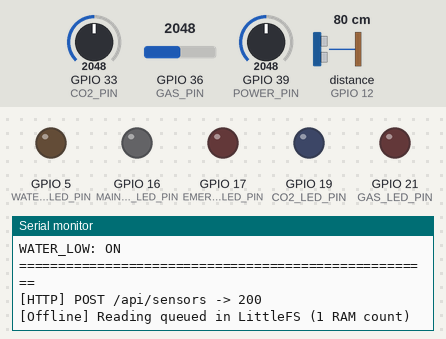
A sketch run on a simulated ESP32. Shown: output pins drawn as LEDs (lit = HIGH), the last lines printed to the serial monitor. Wiring (from diagram.json): ultrasonic range finder: trigger GPIO 13; echo GPIO 12. The test bench sets the inputs (shaded band); at power-on: distance to the obstacle (sensor on GPIO 12) 80 cm, GPIO 39 (POWER_PIN) = 2048, GPIO 36 (GAS_PIN) = 2048, GPIO 33 (CO2_PIN) = 2048. The echo pulse lasts 58.3 µs per cm; WiFi joins after 1.5 s; servers stay silent unless stated; uploads are accepted with an empty reply; storage starts empty; pins used as bus, display or sensor lines are not drawn.

Above: at 4.7 s.
4.8 s: distance to the obstacle (sensor on GPIO 12) set to 2 cm
At 6.05 s:
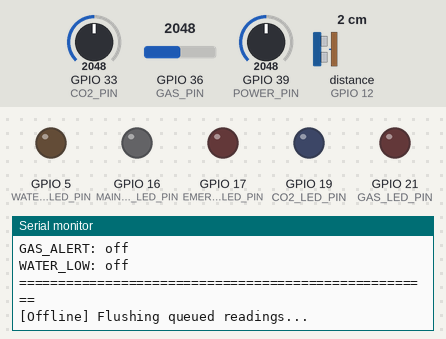
8.0 s: GPIO 39 (POWER_PIN) set to 1228
At 8.72 s:
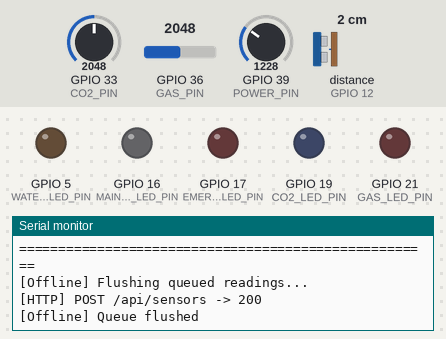
12.3 s: GPIO 36 (GAS_PIN) set to 3972
At 14.3 s:
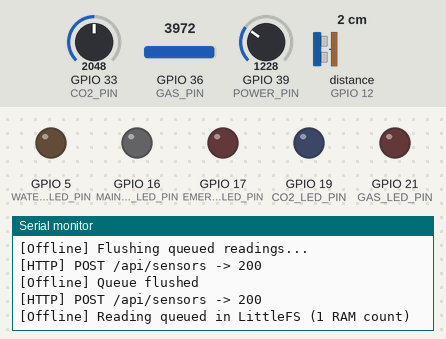
15.5 s: GPIO 33 (CO2_PIN) set to 122
At 15.92 s:
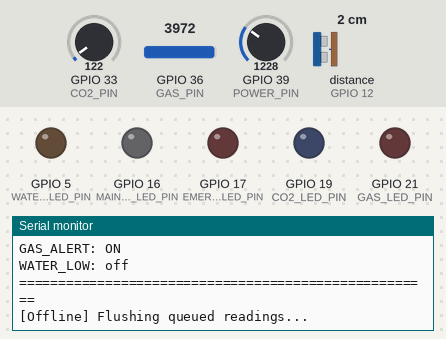

Measured:
- after the input at 4.8 s, the serial monitor: prints a new line after 1.1 s (image 1)
- after the input at 8.0 s, the serial monitor: prints a new line after 0.33 s (image 2)
- after the input at 12.3 s, the serial monitor: prints a new line after 0.96 s (image 3)
- after the input at 15.5 s, the serial monitor: prints a new line after 0.23 s (image 4)

The sketch:

sketch.ino
```cpp
/*
  SeedDown Wokwi Simulation - Commercial Farm Master Node

  This node monitors farm-wide environment only. Zone-level sensors are on Zone Node devices.

  Real components:
  - HC-SR04 farm water reservoir distance: TRIG GPIO13 / ECHO GPIO12

  Simulated sensors:
  - POT2 CO2 Sensor: GPIO33
  - POT3 Power Meter: GPIO39

  Real Wokwi sensors:
  - MQ-2 Gas Sensor AOUT: GPIO36

  Simulated actuators:
  - White LED MAIN_FAN / Main Ventilation Fan: GPIO16
  - Red LED EMERGENCY / Emergency Buzzer: GPIO17
  - Blue LED CO2_LOW: GPIO19
  - Red LED GAS_ALERT: GPIO21
  - Orange LED WATER_LOW: GPIO5

  Goal: Automation First
  Test guide:
  - Raise MQ-2 gas reading       -> GAS_ALERT + EMERGENCY + MAIN_FAN
  - Turn POT2 (CO2) low          -> CO2_LOW + MAIN_FAN
  - Set HC-SR04 distance > 25cm  -> WATER_LOW Orange LED
  - Turn POT3 (Power) high       -> power reading shown in Serial (no LED trigger)
*/

#include <WiFi.h>
#include <HTTPClient.h>
#include <LittleFS.h>

const char* WIFI_SSID = "Wokwi-GUEST";
const char* WIFI_PASSWORD = "";
const char* BACKEND_BASE_URL = "https://nextlevelfarm.onrender.com";
const char* DEVICE_ID = "commercial-farm-master-1";
const char* DEVICE_TOKEN = "sd_demo_commercial_farm_master_1";
const int DEFAULT_INTERVAL_SECONDS = 2;
const char* NODE_TYPE = "farm_master";

// Real sensors
const int TRIG_PIN = 13;
const int ECHO_PIN = 12;

// Simulated analog sensors
const int GAS_PIN = 36;
const int CO2_PIN = 33;
const int POWER_PIN = 39;

// Outputs
const int MAIN_FAN_LED_PIN = 16;
const int EMERGENCY_LED_PIN = 17;
const int CO2_LED_PIN = 19;
const int GAS_LED_PIN = 21;
const int WATER_LOW_LED_PIN = 5;

// These thresholds are set by AI in production based on plant x goal.
const int CO2_MIN_PPM = 800;       // Farm Master + Automation First: minimum farm-wide CO2.
const int GAS_DANGER = 3000;       // Farm Master + Automation First: shared gas emergency threshold.
const float WATER_LOW_CM = 25.0;   // Farm Master + Automation First: reservoir refill warning.
const float POWER_WARN_KWH = 4.0;  // Farm Master + Automation First: energy cost warning level.
int offlineQueueCount = 0;

float readDistanceCm() {
  digitalWrite(TRIG_PIN, LOW);
  delayMicroseconds(2);
  digitalWrite(TRIG_PIN, HIGH);
  delayMicroseconds(10);
  digitalWrite(TRIG_PIN, LOW);
  long duration = pulseIn(ECHO_PIN, HIGH, 30000);
  if (duration == 0) return 999.0;
  return duration / 58.0;
}

int toCO2PPM(int raw) {
  return 400 + (int)((raw / 4095.0) * 4600.0);
}

float toPowerKWh(int raw) {
  return (raw / 4095.0) * 10.0;
}

String statusLabel(bool warning) {
  return warning ? "WARNING" : "OK";
}

bool hasDeviceToken() {
  return strlen(DEVICE_TOKEN) > 0 && String(DEVICE_TOKEN) != "PASTE_DEVICE_TOKEN_HERE";
}

void connectWiFi() {
  if (WiFi.status() == WL_CONNECTED) return;
  Serial.print("[WiFi] Connecting to ");
  Serial.print(WIFI_SSID);
  WiFi.begin(WIFI_SSID, WIFI_PASSWORD);
  unsigned long started = millis();
  while (WiFi.status() != WL_CONNECTED && millis() - started < 8000) {
    delay(250);
    Serial.print(".");
  }
  Serial.println(WiFi.status() == WL_CONNECTED ? " connected" : " offline");
}

String httpPost(String path, String body, bool withToken = true) {
  if (WiFi.status() != WL_CONNECTED) return "";
  HTTPClient http;
  http.begin(String(BACKEND_BASE_URL) + path);
  http.addHeader("Content-Type", "application/json");
  if (withToken && hasDeviceToken()) http.addHeader("x-device-token", DEVICE_TOKEN);
  int status = http.POST(body);
  String response = http.getString();
  Serial.printf("[HTTP] POST %s -> %d\n", path.c_str(), status);
  if (response.length()) Serial.println(response);
  http.end();
  return status > 0 && status < 400 ? response : "";
}

String httpGet(String path, bool withToken = true) {
  if (WiFi.status() != WL_CONNECTED) return "";
  HTTPClient http;
  http.begin(String(BACKEND_BASE_URL) + path);
  if (withToken && hasDeviceToken()) http.addHeader("x-device-token", DEVICE_TOKEN);
  int status = http.GET();
  String response = http.getString();
  Serial.printf("[HTTP] GET %s -> %d\n", path.c_str(), status);
  if (response.length()) Serial.println(response);
  http.end();
  return status > 0 && status < 400 ? response : "";
}

void queueOfflineReading(const String& payload) {
  File file = LittleFS.open("/queue.txt", "a");
  if (!file) {
    Serial.println("[Offline] Could not open LittleFS queue");
    return;
  }
  file.println(payload);
  file.close();
  offlineQueueCount++;
  Serial.printf("[Offline] Reading queued in LittleFS (%d RAM count)\n", offlineQueueCount);
  if (offlineQueueCount % 10 == 0) Serial.println("[Offline] Batch of 10 readings persisted");
}

void flushOfflineQueue() {
  if (WiFi.status() != WL_CONNECTED || !LittleFS.exists("/queue.txt")) return;
  File file = LittleFS.open("/queue.txt", "r");
  if (!file) return;
  Serial.println("[Offline] Flushing queued readings...");
  while (file.available()) {
    String line = file.readStringUntil('\n');
    line.trim();
    if (line.length()) httpPost("/api/sensors", line);
  }
  file.close();
  LittleFS.remove("/queue.txt");
  offlineQueueCount = 0;
  Serial.println("[Offline] Queue flushed");
}

String commandPart(const String& text, int index) {
  int start = 0;
  for (int i = 0; i < index; i++) {
    start = text.indexOf('|', start);
    if (start < 0) return "";
    start++;
  }
  int end = text.indexOf('|', start);
  if (end < 0) end = text.length();
  return text.substring(start, end);
}

void executeCommand(const String& command) {
  bool mainFan = command.indexOf("FAN_ON") >= 0 || command.indexOf("CO2_LOW") >= 0 || command.indexOf("GAS_ALERT") >= 0;
  bool emergency = command.indexOf("BUZZER_ON") >= 0 || command.indexOf("GAS_ALERT") >= 0;
  bool co2 = command.indexOf("CO2_LOW") >= 0;
  bool gas = command.indexOf("GAS_ALERT") >= 0;
  bool waterLow = command.indexOf("BUZZER_ON") >= 0;
  digitalWrite(MAIN_FAN_LED_PIN, mainFan ? HIGH : LOW);
  digitalWrite(EMERGENCY_LED_PIN, emergency ? HIGH : LOW);
  digitalWrite(CO2_LED_PIN, co2 ? HIGH : LOW);
  digitalWrite(GAS_LED_PIN, gas ? HIGH : LOW);
  digitalWrite(WATER_LOW_LED_PIN, waterLow ? HIGH : LOW);
  Serial.printf("[Command] MAIN_FAN=%s EMERGENCY=%s CO2=%s GAS=%s WATER_LOW=%s\n",
    mainFan ? "ON" : "off", emergency ? "ON" : "off", co2 ? "ON" : "off", gas ? "ON" : "off", waterLow ? "ON" : "off");
}

void clearOutputs() {
  digitalWrite(MAIN_FAN_LED_PIN, LOW);
  digitalWrite(EMERGENCY_LED_PIN, LOW);
  digitalWrite(CO2_LED_PIN, LOW);
  digitalWrite(GAS_LED_PIN, LOW);
  digitalWrite(WATER_LOW_LED_PIN, LOW);
}

void pollAndExecuteCommand() {
  String path = String("/api/sensors/command?deviceId=") + DEVICE_ID + "&format=text";
  String response = httpGet(path);
  response.trim();
  if (!response.length()) return;
  String command = commandPart(response, 0);
  String interval = commandPart(response, 1);
  String commandId = commandPart(response, 2);
  Serial.printf("[Command] Received: %s | interval=%s | id=%s\n", command.c_str(), interval.c_str(), commandId.c_str());
  executeCommand(command);
  if (commandId.length()) {
    String body = String("{\"deviceId\":\"") + DEVICE_ID + "\",\"commandId\":\"" + commandId + "\"}";
    httpPost("/api/sensors/command-result", body);
  }
}

void printBootInfo() {
  Serial.println();
  Serial.println("==================================================");
  Serial.println("SeedDown Wokwi Package: Commercial Farm Master Node");
  Serial.println("Goal: Automation First");
  Serial.println("Note: This node monitors farm-wide environment only.");
  Serial.println("      Zone-level sensors are on Zone Node devices.");
  Serial.println("--------------------------------------------------");
  Serial.println("Sensor mapping:");
  Serial.println("  HC-SR04 farm reservoir -> TRIG GPIO13 / ECHO GPIO12");
  Serial.println("  MQ-2 Gas Sensor AOUT   -> GPIO36 ADC");
  Serial.println("  POT2 CO2 Sensor        -> GPIO33 ADC");
  Serial.println("  POT3 Power Meter       -> GPIO39 ADC");
  Serial.println("Output mapping:");
  Serial.println("  MAIN_FAN White         -> GPIO16");
  Serial.println("  EMERGENCY Red          -> GPIO17");
  Serial.println("  CO2_LOW Blue           -> GPIO19");
  Serial.println("  GAS_ALERT Red          -> GPIO21");
  Serial.println("  WATER_LOW Orange       -> GPIO5");
  Serial.println("==================================================");
}

void setup() {
  Serial.begin(115200);
  pinMode(TRIG_PIN, OUTPUT);
  pinMode(ECHO_PIN, INPUT);

  pinMode(MAIN_FAN_LED_PIN, OUTPUT);
  pinMode(EMERGENCY_LED_PIN, OUTPUT);
  pinMode(CO2_LED_PIN, OUTPUT);
  pinMode(GAS_LED_PIN, OUTPUT);
  pinMode(WATER_LOW_LED_PIN, OUTPUT);

  printBootInfo();
  if (LittleFS.begin(true)) Serial.println("[LittleFS] ready for offline queue");
  else Serial.println("[LittleFS] failed");
  connectWiFi();
  flushOfflineQueue();
  delay(2000);
}

void loop() {
  float distanceCm = readDistanceCm();
  int gasRaw = analogRead(GAS_PIN);
  int co2Raw = analogRead(CO2_PIN);
  int powerRaw = analogRead(POWER_PIN);
  int co2 = toCO2PPM(co2Raw);
  float powerKwh = toPowerKWh(powerRaw);

  bool gasDanger = gasRaw > GAS_DANGER;
  bool co2Low = co2 < CO2_MIN_PPM;
  bool waterLow = distanceCm > WATER_LOW_CM;
  bool powerWarn = powerKwh > POWER_WARN_KWH;
  bool mainFanOn = co2Low || gasDanger;

  clearOutputs(); // Physical LEDs are driven only after the backend command is received.

  Serial.println();
  Serial.println("========== SeedDown Commercial Farm Master ==========");
  Serial.printf("Node Type: %s | Goal: Automation First\n", NODE_TYPE);
  Serial.println("----- Sensor Readings -----");
  Serial.printf("Water Reservoir HC-SR04: %.1f cm | Threshold > %.1f | %s\n", distanceCm, WATER_LOW_CM, statusLabel(waterLow).c_str());
  Serial.printf("Gas MQ-2 real sensor raw: %d | Danger > %d | %s\n", gasRaw, GAS_DANGER, statusLabel(gasDanger).c_str());
  Serial.printf("CO2 POT2 raw: %d | CO2 %d ppm | Min %d | %s\n", co2Raw, co2, CO2_MIN_PPM, statusLabel(co2Low).c_str());
  Serial.printf("Power POT3 raw: %d | Power %.2f kWh | Warn > %.1f | %s\n", powerRaw, powerKwh, POWER_WARN_KWH, statusLabel(powerWarn).c_str());

  Serial.println("----- Local Threshold Preview (backend command drives LEDs) -----");
  Serial.printf("MAIN_FAN: %s\n", mainFanOn ? "ON" : "off");
  Serial.printf("EMERGENCY: %s\n", gasDanger ? "ON" : "off");
  Serial.printf("CO2_LOW: %s\n", co2Low ? "ON" : "off");
  Serial.printf("GAS_ALERT: %s\n", gasDanger ? "ON" : "off");
  Serial.printf("WATER_LOW: %s\n", waterLow ? "ON" : "off");
  Serial.println("=====================================================");

  String payload = String("{\"deviceId\":\"") + DEVICE_ID + "\"" +
    ",\"packageLevel\":\"farm_master\"" +
    ",\"waterDistanceCm\":" + String(distanceCm, 2) +
    ",\"gasRaw\":" + gasRaw +
    ",\"co2Raw\":" + co2Raw +
    ",\"co2Ppm\":" + co2 +
    ",\"energyKwh\":" + String(powerKwh, 2) +
    ",\"intervalSeconds\":" + DEFAULT_INTERVAL_SECONDS +
    "}";

  connectWiFi();
  if (WiFi.status() == WL_CONNECTED) {
    flushOfflineQueue();
    String response = httpPost("/api/sensors", payload);
    if (response.length()) pollAndExecuteCommand();
    else queueOfflineReading(payload);
  } else {
    queueOfflineReading(payload);
  }

  delay(DEFAULT_INTERVAL_SECONDS * 1000);
}
```
